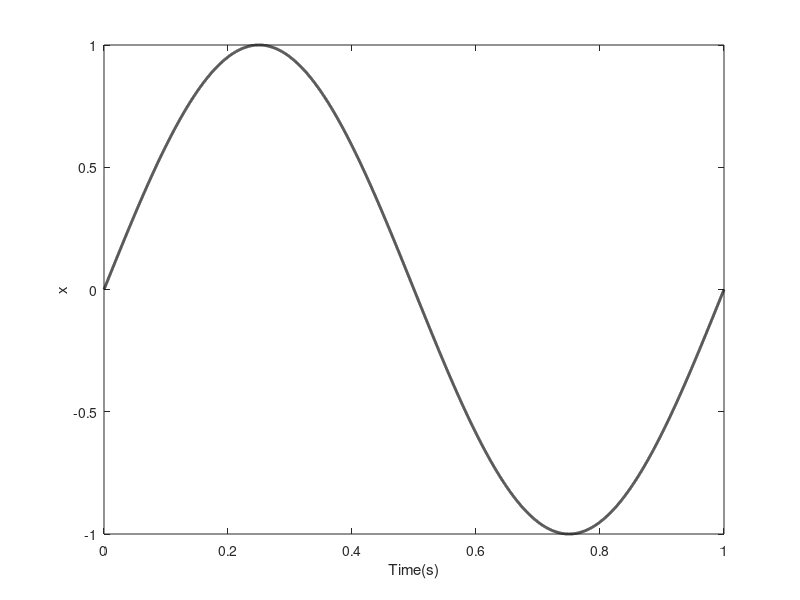

Recreate this plot in MATLAB. (Note: this script raises an error after producing the figure.)
close all
clear all

T = 1000;
dt = 0.04;
tt = (1:1:round(T/dt))*dt/1000;

zx1 = sin(2*pi*1*tt);
zx2 = sqrt(tt); %sin(2*pi*f*tt1); %sqrt(tt2);
zx3 = tt.^2 - sqrt(tt);
zx4 = 1./exp(-tt) - tt.^3;

figure;
plot(tt, zx1, 'LineWidth', 2, 'Color' , 'k')
xlabel('Time(s)')
ylabel('x')
ax = gca;
ax.FontSize = 16;

figure;
plot(tt, zx2, 'LineWidth', 2, 'Color' , 'k')
xlabel('Time(s)')
ylabel('x')
ax = gca;
ax.FontSize = 16;

figure;
plot(tt, zx3, 'LineWidth', 2, 'Color' , 'k')
xlabel('Time(s)')
ylabel('x')
ax = gca;
ax.FontSize = 16;
